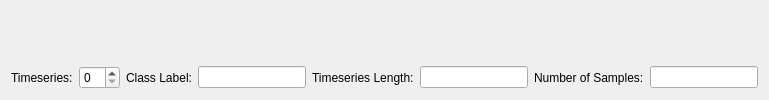
                 <widget class="QWidget" name="tab_22">
                  <attribute name="title">
                   <string>Page 7</string>
                  </attribute>
                  <layout class="QGridLayout" name="gridLayout_64">
                   <item row="0" column="0">
                    <layout class="QGridLayout" name="gridLayout_14">
                     <item row="0" column="0">
                      <widget class="QCustomPlot" name="dataLabellingTool_timeseriesMode_timeseriesPlot" native="true">
                       <property name="sizePolicy">
                        <sizepolicy hsizetype="Preferred" vsizetype="Preferred">
                         <horstretch>0</horstretch>
                         <verstretch>3</verstretch>
                        </sizepolicy>
                       </property>
                      </widget>
                     </item>
                     <item row="1" column="0">
                      <layout class="QHBoxLayout" name="horizontalLayout_11">
                       <item>
                        <widget class="QLabel" name="label_193">
                         <property name="text">
                          <string>Timeseries:</string>
                         </property>
                        </widget>
                       </item>
                       <item>
                        <widget class="QSpinBox" name="dataLabellingTool_timeseriesMode_timeseriesIndex"/>
                       </item>
                       <item>
                        <widget class="QLabel" name="label_194">
                         <property name="text">
                          <string>Class Label:</string>
                         </property>
                        </widget>
                       </item>
                       <item>
                        <widget class="QLineEdit" name="dataLabellingTool_timeseriesMode_classLabel"/>
                       </item>
                       <item>
                        <widget class="QLabel" name="label_195">
                         <property name="text">
                          <string>Timeseries Length:</string>
                         </property>
                        </widget>
                       </item>
                       <item>
                        <widget class="QLineEdit" name="dataLabellingTool_timeseriesMode_timeseriesLength"/>
                       </item>
                       <item>
                        <widget class="QLabel" name="label_196">
                         <property name="text">
                          <string>Number of Samples:</string>
                         </property>
                        </widget>
                       </item>
                       <item>
                        <widget class="QLineEdit" name="dataLabellingTool_timeseriesMode_numSamples"/>
                       </item>
                      </layout>
                     </item>
                    </layout>
                   </item>
                  </layout>
                 </widget>
